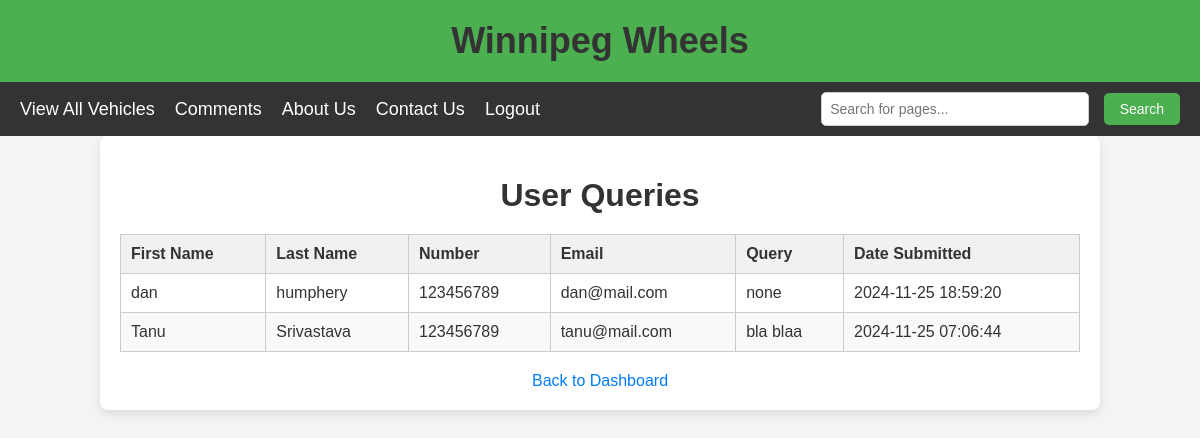
Screenshot of /query.php with the database file from the repository.
### tables this page shows
CREATE TABLE `contactus` (
  `ContactId` int(11) NOT NULL,
  `FirstName` varchar(255) NOT NULL,
  `LastName` varchar(255) NOT NULL,
  `MobileNumber` varchar(15) NOT NULL,
  `Email` varchar(255) NOT NULL,
  `Query` text NOT NULL,
  `SubmissionDate` timestamp NOT NULL DEFAULT current_timestamp()
);

### query.php (the view, shortened to what this page needs)
<?php
require_once 'config.php';
$sql = "SELECT * FROM contactus ORDER BY SubmissionDate DESC";
$stmt = $pdo->prepare($sql);
$stmt->execute();
$queries = $stmt->fetchAll(PDO::FETCH_ASSOC);
?>
<!DOCTYPE html>
<html lang="en">
<head>
</head>
<body>
   <header>
        <h1>Winnipeg Wheels</h1>
    </header>
    <nav>
        <ul>
            <li><a href="read.php">View All Vehicles</a></li>
            <li><a href="comments.php">Comments</a></li>
            <li><a href="about_us.php">About Us</a></li>
            <li><a href="contact_us.php">Contact Us</a></li>
            <li><a href="logout.php">Logout</a></li>
        </ul>
        <div class="search-container">
            <form action="search.php" method="GET">
                <input type="text" name="search" placeholder="Search for pages..." required>
                <button type="submit">Search</button>
            </form>
        </div>
    </nav>
    <div class="container">
        <h1>User Queries</h1>
        <table>
            <thead>
                <tr>
                    <th>First Name</th>
                    <th>Last Name</th>
                    <th>Number</th>
                    <th>Email</th>
                    <th>Query</th>
                    <th>Date Submitted</th>
                </tr>
            </thead>
            <tbody>
                <?php if (count($queries) > 0): ?>
                    <?php foreach ($queries as $query): ?>
                        <tr>
                            <td><?= htmlspecialchars($query['FirstName']) ?></td>
                            <td><?= htmlspecialchars($query['LastName']) ?></td>
                            <td><?= htmlspecialchars($query['MobileNumber']) ?></td>
                            <td><?= htmlspecialchars($query['Email']) ?></td>
                            <td><?= htmlspecialchars($query['Query']) ?></td>
                            <td><?= htmlspecialchars($query['SubmissionDate']) ?></td>
                        </tr>
                    <?php endforeach; ?>
                <?php else: ?>
                    <tr>
                        <td colspan="6" style="text-align: center;">No queries found.</td>
                    </tr>
                <?php endif; ?>
            </tbody>
        </table>
        <div class="back-link">
            <a href="admin.php">Back to Dashboard</a>
        </div>
    </div>
</body>
</html>

### query.php (style rules this page uses)
body { font-family: 'Arial', sans-serif; background-color: #f4f4f4; margin: 0; padding: 0; color: #333; }
header { background-color: #4CAF50; color: white; padding: 20px; text-align: center; }
header h1 { margin: 0; font-size: 36px; }
nav { background-color: #333; padding: 10px 20px; text-align: left; display: flex; justify-content: space-between; align-items: center; }
nav ul { list-style: none; padding: 0; margin: 0; display: flex; }
nav ul li { display: inline; margin-right: 20px; }
nav ul li a { color: white; text-decoration: none; font-size: 18px; }
.search-container { display: flex; align-items: center; }
.search-container input[type="text"] { padding: 8px; width: 250px; font-size: 14px; border-radius: 5px; border: 1px solid #ccc; }
.search-container button { padding: 8px 16px; margin-left: 10px; font-size: 14px; border: none; background-color: #4CAF50; color: white; cursor: pointer; border-radius: 5px; }
.container { width: 80%; margin: 0 auto; background-color: #fff; padding: 20px; border-radius: 8px; box-shadow: 0 4px 8px rgba(0, 0, 0, 0.1); }
h1 { text-align: center; color: #333; margin-bottom: 20px; }
table { width: 100%; margin-top: 20px; border-collapse: collapse; }
table, th, td { border: 1px solid #ccc; }
th, td { padding: 10px; text-align: left; }
th { background-color: #f1f1f1; color: #333; }
tr:nth-child(even) { background-color: #f9f9f9; }
.back-link { text-align: center; margin-top: 20px; }
.back-link a { color: #007bff; text-decoration: none; }

### rows the page displays
contactus: FirstName "dan", LastName "humphery", MobileNumber "123456789", Email "dan@mail.com", Query "none", SubmissionDate "2024-11-25 18:59:20"
contactus: FirstName "Tanu", LastName "Srivastava", MobileNumber "123456789", Email "tanu@mail.com", Query "bla blaa", SubmissionDate "2024-11-25 07:06:44"
